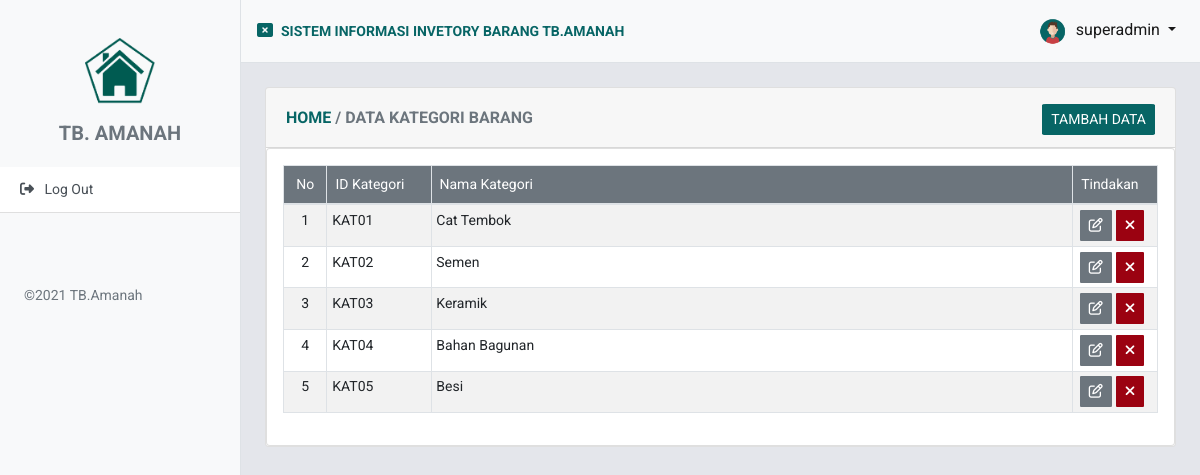
/datakategori.php (signed in), run on the app's committed database.
### tables this page shows
CREATE TABLE `tb_kategori` (
  `id_kategori` varchar(15) NOT NULL,
  `nama_kategori` varchar(255) NOT NULL,
  PRIMARY KEY (`id_kategori`)
);

### datakategori.php (the view, shortened to what this page needs)
<!DOCTYPE html>
<html lang="en">
    <?php include 'komponen/header.php'; ?>
    <body>
        <div class="d-flex" id="wrapper" >
         <?php include 'komponen/sidebar.php'; ?>
         <div id="page-content-wrapper">
         <?php include 'komponen/navbar.php'; ?>
<div class="card m-4">
<div class="card-header">
    <div class="row">
        <div class="col-sm-6 mt-1">
        <h6 class="mt-1"><a href="index.php" class="text-success"><b>HOME </b></a> <b class="text-secondary">/ DATA KATEGORI BARANG</b></h6>
        </div>
        <div class="col-sm-6 text-right mt-1 ">
        <a href="" data-toggle="modal" data-target="#tambahModal" class="btn btn-success btn-sm pl-2 pr-2 "> TAMBAH DATA </a>
        </div>
    </div>
  </div>
  <div class="card p-3">
       <div class="table-responsive">
  <table class="table table-sm table-hover table-striped table-bordered p-2"  style="font-size:14px">
  <thead>
    <tr class="bg-secondary text-white">
      <td width="5%" class="text-center p-2">No</td>
      <td width="12%" class="p-2">ID Kategori</td>
      <td width="75%" class="p-2">Nama Kategori</td>
      <td width="8%" class="text-right p-2">Tindakan&nbsp;&nbsp;&nbsp;</td>
    </tr>
  </thead>
  <tbody>
  <?php
        $no = 1;
        include 'koneksi.php';
        $query = mysqli_query($conn, "SELECT * FROM tb_kategori ORDER BY id_kategori ASC");
        while ($data = mysqli_fetch_assoc($query)) {
            $id   = $data['id_kategori'];
            $nm   = $data['nama_kategori'];
            ?>
            <tr>
            <td class="text-center"><?= $no++; ?></td>
            <td><?= $id ?></td>
            <td><?= $nm ?></td>
            <td  class="text-right">
            <a href="#" data-toggle="modal" data-target="#editModal" data-id="<?= $id; ?>" class="btn btn-secondary btn-sm "><i class="fa fa-edit"></i></a><a href="aksi/deletekategori.php?id=<?= $id; ?>" onclick="return confirm('Anda yakin mau menghapus data ini ?')" class="btn btn-danger btn-sm ml-1 mr-2"><i class=" fa fa-times"></i></a>
            </td>
            </tr>
        <?php } ?>
  </tbody>
</table>
</div>
  </div>
</div>
    </div>
        </div>
            <?php include 'komponen/footer.php'; ?>

### styles/main59.css (style rules this page uses)
body { background-color: #E4E6EB; font-family: 'Assistant', sans-serif; color: #191919; }

### komponen/header.php (style rules this page uses)
body { font-family: 'Roboto', sans-serif; }
.btn { border-radius:4%; }

### data on the page
tb_kategori: id_kategori "KAT01", nama_kategori "Cat Tembok"
tb_kategori: id_kategori "KAT02", nama_kategori "Semen"
tb_kategori: id_kategori "KAT03", nama_kategori "Keramik"
tb_kategori: id_kategori "KAT04", nama_kategori "Bahan Bagunan"
tb_kategori: id_kategori "KAT05", nama_kategori "Besi"

### other printed values
$sesen_username "superadmin"
